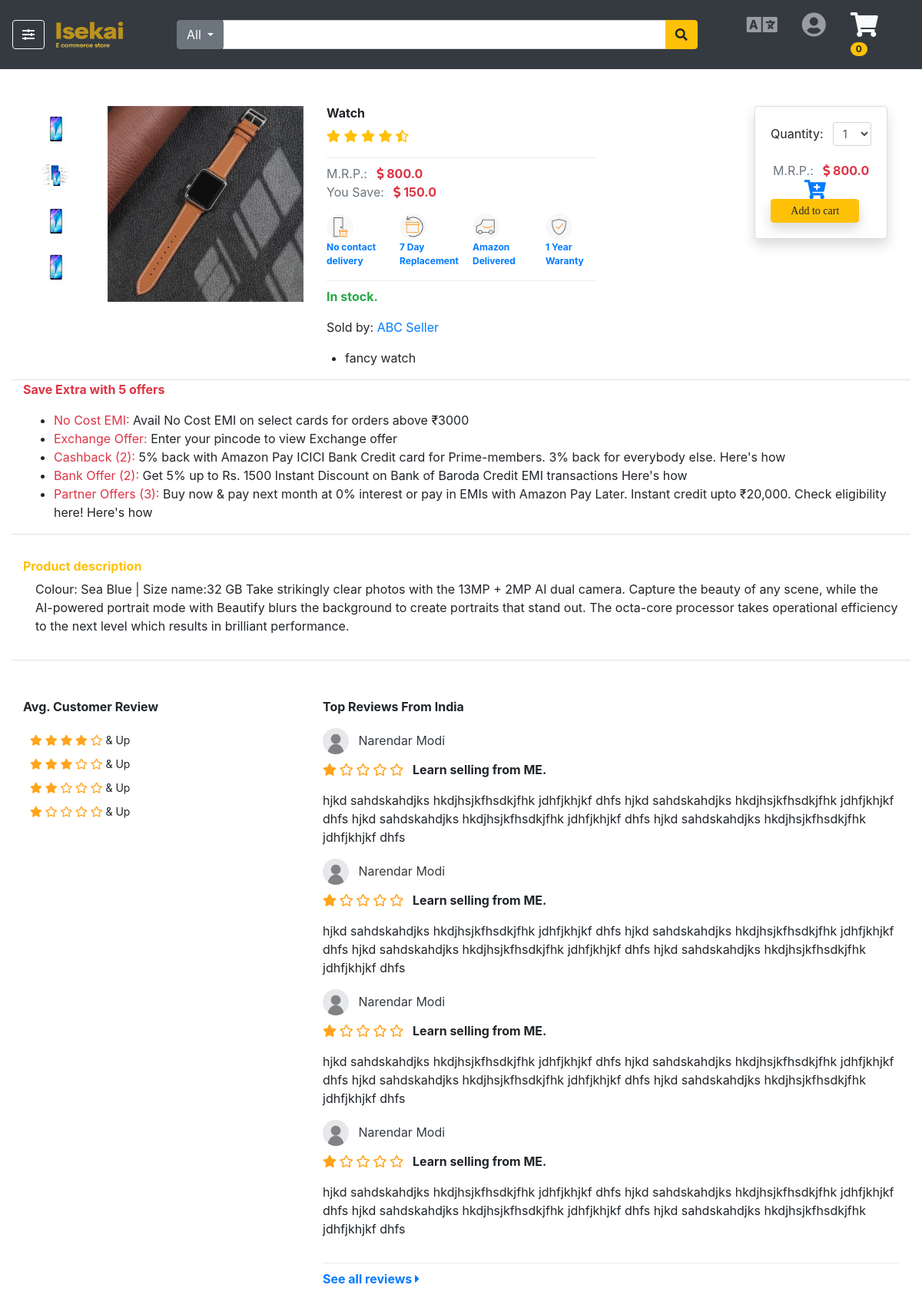
The app's page /product/1 (signed in) with its own data.
### app1/models.py (models this page shows, shortened)
class User(models.Model):
    username=models.CharField(max_length=64)
    email=models.CharField(max_length=255)
    password=models.TextField()
    avatar=models.ImageField(upload_to='image',default='image/default.jpg',blank=True,null=True)
    created_at=models.DateTimeField(auto_now_add=True)
    updated_at=models.DateTimeField(auto_now=True)
    objects= UserManager()

class Item(models.Model):
    title=models.CharField(max_length=100)
    item_image=models.ImageField(upload_to='image',default='image/default.jpg',blank=True)
    desc=models.TextField()
    price = models.FloatField()
    discount_price = models.FloatField(blank=True, null=True)
    category = models.CharField(max_length=30)
    created_at=models.DateTimeField(auto_now_add=True)
    updated_at=models.DateTimeField(auto_now=True)

### app1/views.py (the view)
# urls.py: path('product/<int:id>',views.product),
def product(request,id):
    if 'user_id' in request.session:
        this_item=Item.objects.get(id=int(id))
        saving=this_item.price-this_item.discount_price
        context={
            'this_item':this_item,
            'saving': saving,
            'specific_user': User.objects.get(id=request.session['user_id'])
        }
        return render(request,'product_main_page.html',context)
    else:
        return redirect ('/login')

### app1/templates/product_main_page.html (shortened to what this page needs)
<!doctype html>
<html lang="en">
<head>
  {% load static %}
  <link rel="stylesheet" href="https://cdnjs.cloudflare.com/ajax/libs/font-awesome/5.14.0/css/all.min.css"
 />
  <link rel="stylesheet" href="{% static 'css/bootstrap.min.css' %}">
  <link rel="stylesheet" href="{% static 'css/bootstrap-drawer.min.css' %}">
  <link rel="stylesheet" href="{% static 'css/custom.css' %}">
</head>
<body>
  <nav class="navbar navbar-expand-md navbar-dark bg-dark">
    <button class="btn btn-outline-light" data-toggle="drawer" data-target="#amazonDrawer">
      <i class="fas fa-sliders-h"></i>
    </button>
    <a class="navbar-brand pl-2" href="/">
      <img src="{% static 'img/logo.png' %}" height="40" width="100" alt="logo">
    </a>
    <div class="collapse navbar-collapse" id="navbarSupportedContent">
      <form class="form-inline px-lg-5" novalidate method="get">
        <div class="input-group">
          <div class="input-group-prepend">
            <div class="dropdown">
              <button class="btn btn-secondary dropdown-toggle" name="btnCategory" type="button"
                id="btnCategoryDropdownMenu" data-toggle="dropdown" aria-haspopup="true" aria-expanded="false">
                All
              </button>
            </div>
          </div>
          <input type="text" class="form-control" size="50" name="query" id="query">
          <div class="input-group-append">
            <button type="submit" class="btn btn-warning">
              <i class="fas fa-search"></i>
            </button>
          </div>
        </div>
      </form>
      <ul class="navbar-nav">
        <li class="nav-item dropdown px-2">
          <a class="nav-link" href="#" id="prefLanguageDropdown" role="button" data-toggle="dropdown"
            aria-haspopup="true" aria-expanded="false">
            <i class="fas fa-2x fa-language"></i>
          </a>
        </li>
        <li class="nav-item dropdown px-2">
          <a class="nav-link" href="/login" id="userAccount" role="button" data-toggle="dropdown"
            aria-haspopup="true" aria-expanded="false">
            <i class="fas fa-2x fa-user-circle"></i>
          </a>
        </li>
        <li class="nav-item px-2">
          <a class="nav-link" href="/cart" aria-disabled=" true">
            <i class="fas fa-2x text-light fa-shopping-cart"></i>
            {% if 'user_id' in request.session %}
            <span class="badge badge-warning badge-pill">{{specific_user.order_items_for_user.count}}</span>
            {% endif %}
          </a>
        </li>
      </ul>
    </div>
  </nav>
  <div class="container my-5">
    <div class="row">
      <div class="col-md-1">
        <button class="btn btn-sm bg-transparent">
          <img src="{% static 'img/product_main/button_img01.jpg' %}" alt="btn image">
        </button>
        <button class="btn btn-sm bg-transparent">
          <img src="{% static 'img/product_main/button_img02.jpg' %}" alt="btn image">
        </button>
        <button class="btn btn-sm bg-transparent">
          <img src="{% static 'img/product_main/button_img01.jpg' %}" alt="btn image">
        </button>
        <button class="btn btn-sm bg-transparent">
          <img src="{% static 'img/product_main/button_img01.jpg' %}" alt="btn image">
        </button>
      </div>
      <div class="col-md-3">
        <img src="{{this_item.item_image.url}}" class="img-fluid" alt="product image">
      </div>
      <div class="col-md-4">
        <h6 class="font-weight-bold">{{this_item.title}}
        </h6>
        <p>
          <i class="fas fa-star text-warning"></i>
          <i class="fas fa-star text-warning"></i>
          <i class="fas fa-star text-warning"></i>
          <i class="fas fa-star text-warning"></i>
          <i class="fas fa-star-half-alt text-warning"></i>
        </p>
        <div class="dropdown-divider mt-3"></div>
        <p class="mb-0">
          <span class="text-muted mr-2">M.R.P.:</span>
          <span class="text-danger font-weight-bold"><i class="fas fa-dollar-sign"></i> {{this_item.price}}</span>
        </p>
        <p>
          <span class="text-muted mr-2">You Save:</span>
          <span class="text-danger font-weight-bold"><i class="fas fa-dollar-sign"></i> {{saving}}</span>
        </p>
        <div class="row" style="font-size: 12px; font-weight: bold;">
          <div class="col-md-3">
            <img src="{% static 'img/product_main/delivery01.jpg' %}" width="35" height="35" class="rounded" alt="" srcset="">
            <br>
            <a href="#">No contact delivery</a>
          </div>
          <div class="col-md-3">
            <img src="{% static 'img/product_main/delivery02.jpg' %}" width="35" height="35" class="rounded" alt="" srcset="">
            <br>
            <a href="#">7 Day Replacement</a>
          </div>
          <div class="col-md-3">
            <img src="{% static 'img/product_main/delivery03.jpg' %}" width="35" height="35" class="rounded" alt="" srcset="">
            <br>
            <a href="#">Amazon Delivered</a>
          </div>
          <div class="col-md-3">
            <img src="{% static 'img/product_main/delivery04.jpg' %}" width="35" height="35" class="rounded" alt="" srcset="">
            <br>
            <a href="#">1 Year Waranty</a>
          </div>
        </div>
        <div class="dropdown-divider mt-3"></div>
        <p class="text-success font-weight-bold">In stock.</p>
        <p>Sold by:
          <a href="#">ABC Seller</a>
        </p>
        <ul class="ml-n3">
          <li>{{this_item.desc}}</li>
        </ul>
      </div>
      <div class="col-md-4 text-center">
        <div class="card shadow rounded float-md-right" >
          <form action="/add_to_cart/{{this_item.id}}" method="POST">
          <div class="card-body">
            <div class="form-group">
              <label for="quantity">Quantity:</label>
              <select name="quantity" class="form-control form-control-sm d-inline ml-2" style="width: 50px;" id="quantity">
                <option>1</option>
              </select>
            </div>
            <p class="mb-0">
              <span class="text-muted mr-2">M.R.P.:</span>
              <span class="text-danger font-weight-bold"><i class="fas fa-dollar-sign"></i> {{this_item.price}}</span>
            </p>
              <i class="fas fa-cart-plus float-left text-primary" style="font-size: 25px;">
                <button type="submit" class="btn btn-warning w-100 shadow btn-sm rounded" style="margin-bottom: 20px;">Add to cart</button>
              </i>
          </form>
        </div>
      </div>
    </div>
    <div class="row border-bottom border-top">
      <div class="col-md-12">
        <p class="text-danger font-weight-bold">Save Extra with 5 offers</p>
        <ul>
          <li><span class="text-danger">No Cost EMI:</span> Avail No Cost EMI on select cards for orders above ₹3000
          </li>
          <li><span class="text-danger">Exchange Offer:</span> Enter your pincode to view Exchange offer</li>
          <li><span class="text-danger">Cashback (2):</span> 5% back with Amazon Pay ICICI Bank Credit card for
            Prime-members. 3% back for everybody else. Here's how </li>
          <li><span class="text-danger">Bank Offer (2): </span> Get 5% up to Rs. 1500 Instant Discount on Bank of Baroda
            Credit EMI transactions Here's how</li>
          <li><span class="text-danger">Partner Offers (3): </span> Buy now & pay next month at 0% interest or pay in
            EMIs with Amazon Pay Later. Instant credit upto ₹20,000. Check eligibility here! Here's how </li>
        </ul>
      </div>
    </div>
    <div class="row border-bottom mt-3">
      <div class="col-md-12 my-3">
        <h6 class="text-warning font-weight-bold">Product description</h6>
        <p class="ml-3">Colour: Sea Blue | Size name:32 GB Take strikingly clear photos with the
          13MP + 2MP AI dual camera. Capture the beauty of any scene, while the AI-powered
          portrait mode with Beautify blurs the background to create portraits that stand out.
          The octa-core processor takes operational
          efficiency to the next level which results in brilliant performance.</p>
      </div>
    </div>
    <div class="row my-5">
      <div class="col-md-4">
        <p class="text-capitalize font-weight-bold">avg. customer review</p>
        <button class="btn btn-sm bg-transparent">
          <i class="fas fa-star" style="color: #ffa41c;"></i>
          <i class="fas fa-star" style="color: #ffa41c;"></i>
          <i class="fas fa-star" style="color: #ffa41c;"></i>
          <i class="fas fa-star" style="color: #ffa41c;"></i>
          <i class="far fa-star" style="color: #ffa41c;"></i>
          <span class="rating">& Up</span>
        </button>
        <br />
        <button class="btn btn-sm bg-transparent">
          <i class="fas fa-star" style="color: #ffa41c;"></i>
          <i class="fas fa-star" style="color: #ffa41c;"></i>
          <i class="fas fa-star" style="color: #ffa41c;"></i>
          <i class="far fa-star" style="color: #ffa41c;"></i>
          <i class="far fa-star" style="color: #ffa41c;"></i>
          <span class="rating">& Up</span>
        </button>
        <br />
        <button class="btn btn-sm bg-transparent">
          <i class="fas fa-star" style="color: #ffa41c;"></i>
          <i class="fas fa-star" style="color: #ffa41c;"></i>
          <i class="far fa-star" style="color: #ffa41c;"></i>
          <i class="far fa-star" style="color: #ffa41c;"></i>
          <i class="far fa-star" style="color: #ffa41c;"></i>
          <span class="rating">& Up</span>
        </button>
        <br />
        <button class="btn btn-sm bg-transparent">
          <i class="fas fa-star" style="color: #ffa41c;"></i>
          <i class="far fa-star" style="color: #ffa41c;"></i>
          <i class="far fa-star" style="color: #ffa41c;"></i>
          <i class="far fa-star" style="color: #ffa41c;"></i>
          <i class="far fa-star" style="color: #ffa41c;"></i>
          <span class="rating">& Up</span>
        </button>
        <br />
      </div>
      <div class="col-md-8">
        <p class="text-capitalize font-weight-bold">Top reviews from India</p>
        <div class="row">
          <div class="col-md-12">
            <a href="#" class="text-dark" style="text-decoration: none;"><img src="{% static 'img/empty_avatar.png' %}" width="34"
                height="34" class="rounded-circle mr-2"> Narendar Modi</a>
            <p class="font-weight-bold mt-2">
              <i class="fas fa-star" style="color: #ffa41c;"></i>
              <i class="far fa-star" style="color: #ffa41c;"></i>
              <i class="far fa-star" style="color: #ffa41c;"></i>
              <i class="far fa-star" style="color: #ffa41c;"></i>
              <i class="far fa-star mr-2" style="color: #ffa41c;"></i>
              Learn selling from ME.
            </p>
            <p>
              hjkd sahdskahdjks hkdjhsjkfhsdkjfhk jdhfjkhjkf dhfs
              hjkd sahdskahdjks hkdjhsjkfhsdkjfhk jdhfjkhjkf dhfs
              hjkd sahdskahdjks hkdjhsjkfhsdkjfhk jdhfjkhjkf dhfs
              hjkd sahdskahdjks hkdjhsjkfhsdkjfhk jdhfjkhjkf dhfs
            </p>
          </div>
        </div>
        <div class="row">
          <div class="col-md-12">
            <a href="#" class="text-dark" style="text-decoration: none;"><img src="{% static 'img/empty_avatar.png' %}" width="34"
                height="34" class="rounded-circle mr-2"> Narendar Modi</a>
            <p class="font-weight-bold mt-2">
              <i class="fas fa-star" style="color: #ffa41c;"></i>
              <i class="far fa-star" style="color: #ffa41c;"></i>
              <i class="far fa-star" style="color: #ffa41c;"></i>
              <i class="far fa-star" style="color: #ffa41c;"></i>
              <i class="far fa-star mr-2" style="color: #ffa41c;"></i>
              Learn selling from ME.
            </p>
            <p>
              hjkd sahdskahdjks hkdjhsjkfhsdkjfhk jdhfjkhjkf dhfs
              hjkd sahdskahdjks hkdjhsjkfhsdkjfhk jdhfjkhjkf dhfs
              hjkd sahdskahdjks hkdjhsjkfhsdkjfhk jdhfjkhjkf dhfs
              hjkd sahdskahdjks hkdjhsjkfhsdkjfhk jdhfjkhjkf dhfs
            </p>
          </div>
        </div>
        <div class="row">
          <div class="col-md-12">
            <a href="#" class="text-dark" style="text-decoration: none;"><img src="{% static 'img/empty_avatar.png' %}" width="34"
                height="34" class="rounded-circle mr-2"> Narendar Modi</a>
            <p class="font-weight-bold mt-2">
              <i class="fas fa-star" style="color: #ffa41c;"></i>
              <i class="far fa-star" style="color: #ffa41c;"></i>
              <i class="far fa-star" style="color: #ffa41c;"></i>
              <i class="far fa-star" style="color: #ffa41c;"></i>
              <i class="far fa-star mr-2" style="color: #ffa41c;"></i>
              Learn selling from ME.
            </p>
            <p>
              hjkd sahdskahdjks hkdjhsjkfhsdkjfhk jdhfjkhjkf dhfs
              hjkd sahdskahdjks hkdjhsjkfhsdkjfhk jdhfjkhjkf dhfs
              hjkd sahdskahdjks hkdjhsjkfhsdkjfhk jdhfjkhjkf dhfs
              hjkd sahdskahdjks hkdjhsjkfhsdkjfhk jdhfjkhjkf dhfs
            </p>
          </div>
        </div>
        <div class="row">
          <div class="col-md-12">
            <a href="#" class="text-dark" style="text-decoration: none;"><img src="{% static 'img/empty_avatar.png' %}" width="34"
                height="34" class="rounded-circle mr-2"> Narendar Modi</a>
            <p class="font-weight-bold mt-2">
              <i class="fas fa-star" style="color: #ffa41c;"></i>
              <i class="far fa-star" style="color: #ffa41c;"></i>
              <i class="far fa-star" style="color: #ffa41c;"></i>
              <i class="far fa-star" style="color: #ffa41c;"></i>
              <i class="far fa-star mr-2" style="color: #ffa41c;"></i>
              Learn selling from ME.
            </p>
            <p>
              hjkd sahdskahdjks hkdjhsjkfhsdkjfhk jdhfjkhjkf dhfs
              hjkd sahdskahdjks hkdjhsjkfhsdkjfhk jdhfjkhjkf dhfs
              hjkd sahdskahdjks hkdjhsjkfhsdkjfhk jdhfjkhjkf dhfs
              hjkd sahdskahdjks hkdjhsjkfhsdkjfhk jdhfjkhjkf dhfs
            </p>
          </div>
        </div>
        <div class="dropdown-divider mt-3"></div>
        <a href="#" class="font-weight-bold">See all reviews <i class="fas fa-caret-right"></i></a>
      </div>
    </div>
  </div>
</body>
</html>

### records on screen
User: order_items_for_user.count "0"
Item: item_image (picture), title "Watch", price "800.0", desc "fancy watch"

### other values on screen
{{ saving }} "150.0"
